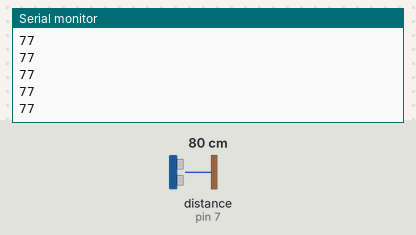
A sketch run on a simulated Arduino Uno, built with avr-gcc and run on an emulated ATmega328P. Shown: the last lines printed to the serial monitor. Wiring (inferred from the names in the program): ultrasonic range finder: trigger pin 8; echo pin 7. The inputs (shaded band) are chosen by the test bench; at power-on: distance to the obstacle (sensor on pin 7) 80 cm. The echo pulse lasts 58.3 µs per cm.

Above: at 1.2 s.
1.3 s: distance to the obstacle (sensor on pin 7) set to 2 cm
At 1.67 s:
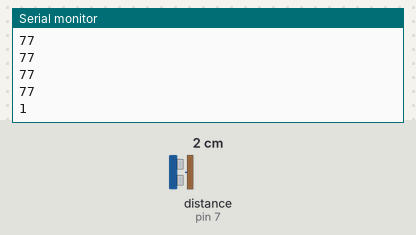
2.8 s: distance to the obstacle (sensor on pin 7) set to 4 cm
At 2.93 s:
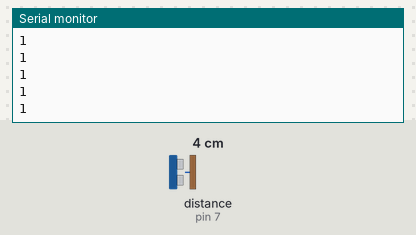
Timing chart, 0 to 5.8 s (numbered marks = the images above; inputs shaded):
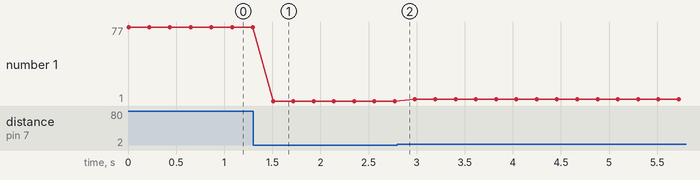

Measured:
- after the input at 1.3 s, the serial monitor: prints a new line after 0.21 s (image 1)
- plotted number 1: 77 → 1 after the input at 1.3 s, 1 → 3 after the input at 2.8 s

The sketch:

ULTRASONICO1.ino
```cpp
const int Trigger = 8;
const int Echo = 7;

int tiempo;
int distancia;


void setup() {
  Serial.begin(9600);
  pinMode(Trigger, OUTPUT);
  pinMode(Echo,INPUT);
  digitalWrite(Trigger,LOW);
}

void loop() {

  digitalWrite(Trigger,HIGH);
  delayMicroseconds(10);
  digitalWrite(Trigger,LOW);
  tiempo = pulseIn(Echo,HIGH);
  distancia = tiempo/60;

  Serial.println(distancia);
  delay(210);

}
```
